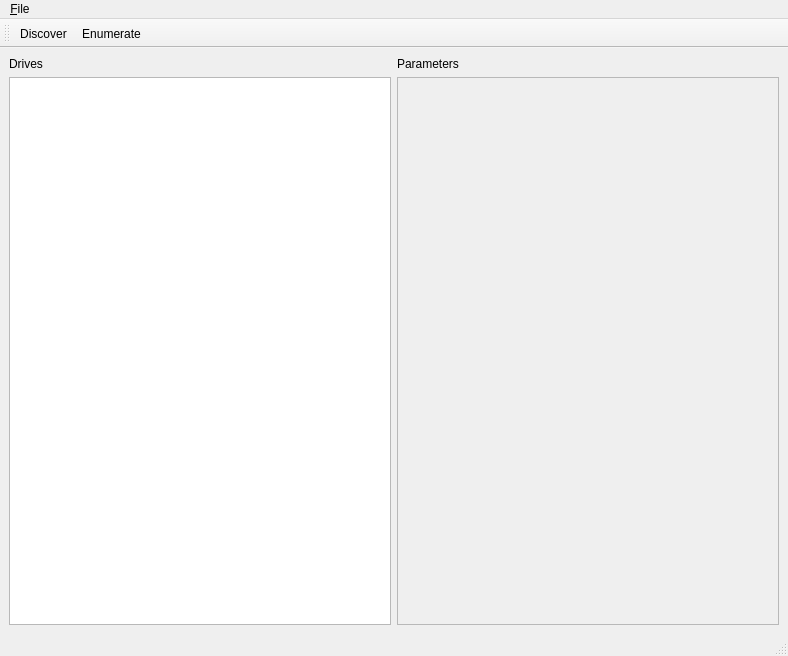
<?xml version="1.0" encoding="UTF-8"?>
<ui version="4.0">
 <class>MainWindow</class>
 <widget class="QMainWindow" name="MainWindow">
  <property name="geometry">
   <rect>
    <x>0</x>
    <y>0</y>
    <width>788</width>
    <height>656</height>
   </rect>
  </property>
  <property name="windowTitle">
   <string>MainWindow</string>
  </property>
  <widget class="QWidget" name="centralwidget">
   <layout class="QHBoxLayout" name="horizontalLayout">
    <item>
     <layout class="QGridLayout" name="gridLayout">
      <item row="0" column="0">
       <widget class="QLabel" name="drive_label">
        <property name="text">
         <string>Drives</string>
        </property>
       </widget>
      </item>
      <item row="0" column="1">
       <widget class="QLabel" name="param_label">
        <property name="text">
         <string>Parameters</string>
        </property>
       </widget>
      </item>
      <item row="1" column="0">
       <widget class="QTableWidget" name="drive_table">
        <property name="columnCount">
         <number>1</number>
        </property>
        <attribute name="horizontalHeaderVisible">
         <bool>false</bool>
        </attribute>
        <attribute name="horizontalHeaderDefaultSectionSize">
         <number>40</number>
        </attribute>
        <attribute name="horizontalHeaderMinimumSectionSize">
         <number>20</number>
        </attribute>
        <attribute name="horizontalHeaderStretchLastSection">
         <bool>true</bool>
        </attribute>
        <attribute name="verticalHeaderVisible">
         <bool>false</bool>
        </attribute>
        <column/>
       </widget>
      </item>
      <item row="1" column="1">
       <widget class="QTableWidget" name="param_table">
        <property name="enabled">
         <bool>false</bool>
        </property>
        <property name="columnCount">
         <number>2</number>
        </property>
        <attribute name="horizontalHeaderVisible">
         <bool>false</bool>
        </attribute>
        <attribute name="horizontalHeaderDefaultSectionSize">
         <number>60</number>
        </attribute>
        <attribute name="horizontalHeaderStretchLastSection">
         <bool>true</bool>
        </attribute>
        <column/>
        <column/>
       </widget>
      </item>
     </layout>
    </item>
   </layout>
  </widget>
  <widget class="QMenuBar" name="menubar">
   <property name="geometry">
    <rect>
     <x>0</x>
     <y>0</y>
     <width>788</width>
     <height>32</height>
    </rect>
   </property>
   <widget class="QMenu" name="menu">
    <property name="title">
     <string>&amp;File</string>
    </property>
    <addaction name="actionQuit"/>
   </widget>
   <addaction name="menu"/>
  </widget>
  <widget class="QStatusBar" name="statusbar"/>
  <widget class="QToolBar" name="toolbar">
   <property name="windowTitle">
    <string>toolBar</string>
   </property>
   <attribute name="toolBarArea">
    <enum>TopToolBarArea</enum>
   </attribute>
   <attribute name="toolBarBreak">
    <bool>true</bool>
   </attribute>
   <addaction name="actionDiscover"/>
   <addaction name="actionEnumerate"/>
  </widget>
  <action name="actionQuit">
   <property name="text">
    <string>&amp;Quit</string>
   </property>
   <property name="shortcut">
    <string>Ctrl+Q</string>
   </property>
   <property name="shortcutContext">
    <enum>Qt::ApplicationShortcut</enum>
   </property>
  </action>
  <action name="actionEnumerate">
   <property name="text">
    <string>Enumerate</string>
   </property>
   <property name="toolTip">
    <string>Load params from all drives</string>
   </property>
   <property name="shortcut">
    <string>Ctrl+E</string>
   </property>
  </action>
  <action name="actionDiscover">
   <property name="text">
    <string>Discover</string>
   </property>
   <property name="toolTip">
    <string>Discover drives</string>
   </property>
   <property name="shortcut">
    <string>Ctrl+D</string>
   </property>
  </action>
 </widget>
 <resources/>
 <connections/>
</ui>
